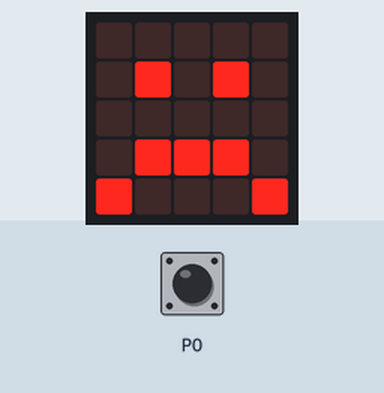
Recording of a program running on a simulated BBC micro:bit running MicroPython. On the bench: the board's 5×5 LED display. Inputs (shaded band) come from the test bench.

Above: at 1.2 s.
1.3 s: touch pin P0 pressed for 0.15 s
At 1.37 s:
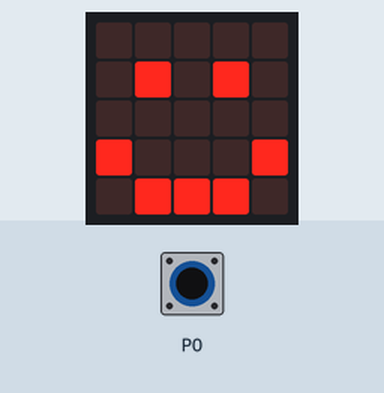
2.9 s: touch pin P0 pressed for 3.2 s
Timing chart, 0 to 5.9 s (numbered marks = the images above; inputs shaded):
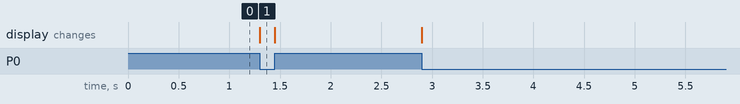

The program:

___microbit.py
```python
from microbit import *

while True:
    if pin0.is_touched():
        display.show(Image.HAPPY)
    else:
        display.show(Image.SAD)

'''
BBC micro:bit 上的每个引脚都由一个叫做 pinN 的 对象 表示，其中 N 是引脚号。
例如，若要用标记为0（零）的引脚进行操作，则需要使用名为 pin0 的对象。

用一只手通过引脚GND握住设备，
然后用另一只手触摸（或“胳肢”）引脚0（零）。
你应该看到显示屏从性情暴躁变为快乐！

这是一个非常基础的检测输入的方式。
然而，当你通过引脚插入电路或其他设备时，乐趣才真正开始。
'''
```

Measured:
- after the input at 1.3 s, the display: changes at once (image 1)
